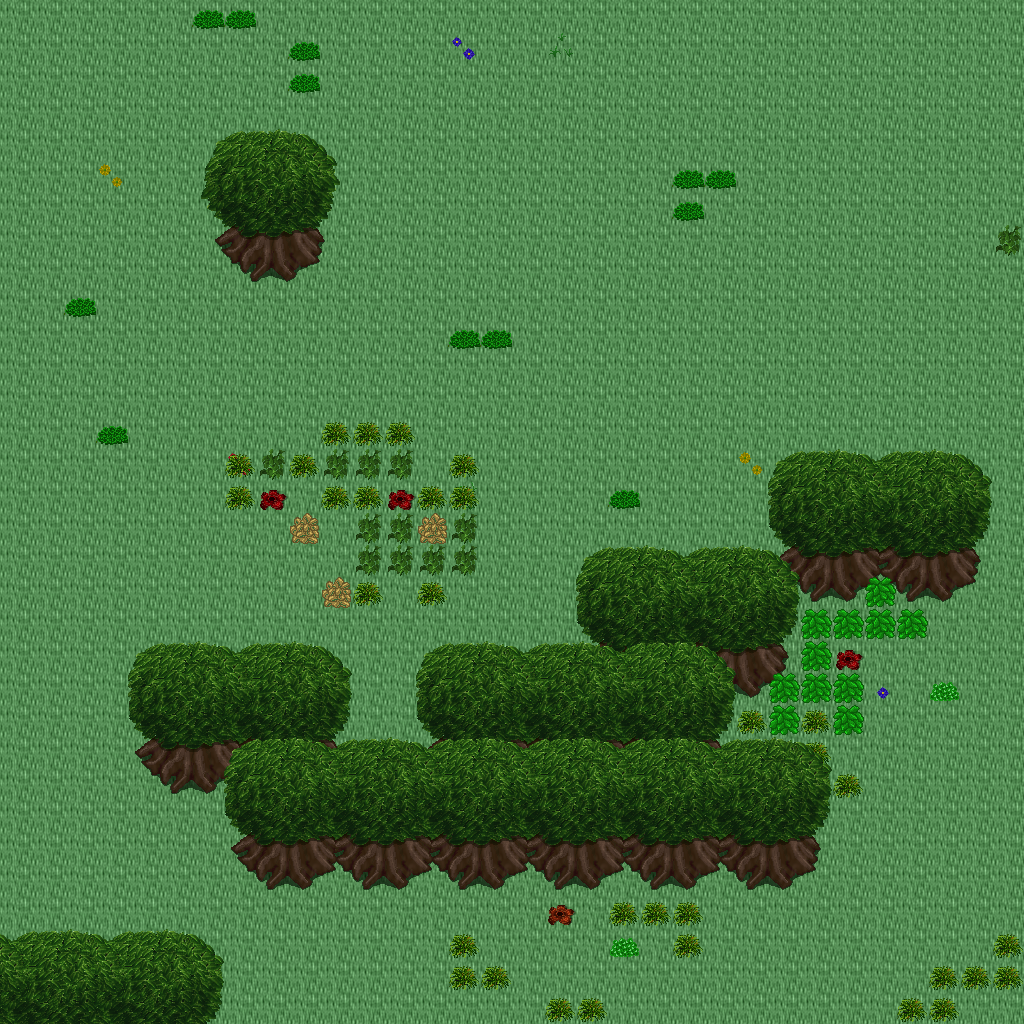

Below is a game level as drawn by its tile map, then a one-line description and the .tmx that defines it (tile-layer data replaced by summaries):
An orthogonal 32x32 tile map with 32x32 px tiles, 5 tile layers (Ground, Objects, Objects2, Above, ...), 1 hidden layer not drawn, 32 tilesets.

<map version="1.10" tiledversion="1.11.0" orientation="orthogonal" renderorder="right-down" width="32" height="32" tilewidth="32" tileheight="32" infinite="0" nextlayerid="11" nextobjectid="1">
 <tileset firstgid="1" name="building_wall_int_wall_pale" tilewidth="32" tileheight="32" tilecount="16" columns="2">
  <image source="../drawable/building_wall_int_wall_pale.png" width="64" height="256" />
 </tileset>
 <tileset firstgid="17" name="ground_ground" tilewidth="32" tileheight="32" tilecount="33" columns="3">
  <image source="../drawable/ground_ground.png" width="96" height="352" />
 </tileset>
 <tileset firstgid="50" name="plant_bush_bushes" tilewidth="32" tileheight="32" tilecount="10" columns="5">
  <image source="../drawable/plant_bush_bushes.png" width="160" height="64" />
 </tileset>
 <tileset firstgid="60" name="plant_flower_daisy_blue" tilewidth="32" tileheight="32" tilecount="8" columns="2">
  <image source="../drawable/plant_flower_daisy_blue.png" width="64" height="128" />
 </tileset>
 <tileset firstgid="68" name="plant_flower_daisy_red" tilewidth="32" tileheight="32" tilecount="8" columns="2">
  <image source="../drawable/plant_flower_daisy_red.png" width="64" height="128" />
 </tileset>
 <tileset firstgid="76" name="plant_flower_daisy_white" tilewidth="32" tileheight="32" tilecount="8" columns="2">
  <image source="../drawable/plant_flower_daisy_white.png" width="64" height="128" />
 </tileset>
 <tileset firstgid="84" name="plant_flower_daisy_yellow" tilewidth="32" tileheight="32" tilecount="8" columns="2">
  <image source="../drawable/plant_flower_daisy_yellow.png" width="64" height="128" />
 </tileset>
 <tileset firstgid="92" name="plant_tree_tree_green" tilewidth="32" tileheight="32" tilecount="88" columns="8">
  <image source="../drawable/plant_tree_tree_green.png" width="256" height="352" />
 </tileset>
 <tileset firstgid="180" name="ground_ladder_steps" tilewidth="32" tileheight="32" tilecount="6" columns="3">
  <image source="../drawable/ground_ladder_steps.png" width="96" height="64" />
 </tileset>
 <tileset firstgid="186" name="building_fence_wooden_brown_fence" tilewidth="32" tileheight="32" tilecount="42" columns="7">
  <image source="../drawable/building_fence_wooden_brown_fence.png" width="224" height="192" />
 </tileset>
 <tileset firstgid="228" name="ground_earth_edges" tilewidth="32" tileheight="32" tilecount="18" columns="6">
  <image source="../drawable/ground_earth_edges.png" width="192" height="96" />
 </tileset>
 <tileset firstgid="246" name="ground_grass_edges" tilewidth="32" tileheight="32" tilecount="36" columns="12">
  <image source="../drawable/ground_grass_edges.png" width="384" height="96" />
 </tileset>
 <tileset firstgid="282" name="ground_grass_corners" tilewidth="32" tileheight="32" tilecount="24" columns="6">
  <image source="../drawable/ground_grass_corners.png" width="192" height="128" />
 </tileset>
 <tileset firstgid="306" name="logic_collision" tilewidth="32" tileheight="32" tilecount="1" columns="1">
  <image source="../drawable/logic_collision.png" width="32" height="32" />
 </tileset>
 <tileset firstgid="307" name="plant_tree_apple_tree" tilewidth="32" tileheight="32" tilecount="9" columns="3">
  <image source="../drawable/plant_tree_apple_tree.png" width="96" height="96" />
 </tileset>
 <tileset firstgid="316" name="plant_flower_pointed_yellow" tilewidth="32" tileheight="32" tilecount="2" columns="2">
  <image source="../drawable/plant_flower_pointed_yellow.png" width="64" height="32" />
 </tileset>
 <tileset firstgid="318" name="plant_flower_planted_containers" tilewidth="32" tileheight="32" tilecount="16" columns="4">
  <image source="../drawable/plant_flower_planted_containers.png" width="128" height="128" />
 </tileset>
 <tileset firstgid="334" name="item_firewood" tilewidth="32" tileheight="32" tilecount="12" columns="3">
  <image source="../drawable/item_firewood.png" width="96" height="128" />
 </tileset>
 <tileset firstgid="346" name="plant_flower_hothouse_flowers" tilewidth="32" tileheight="32" tilecount="72" columns="6">
  <image source="../drawable/plant_flower_hothouse_flowers.png" width="192" height="384" />
 </tileset>
 <tileset firstgid="418" name="ground_water_pool" tilewidth="32" tileheight="32" tilecount="72" columns="3">
  <image source="../drawable/ground_water_pool.png" width="96" height="768" />
 </tileset>
 <tileset firstgid="490" name="ground_rock_rubble" tilewidth="32" tileheight="32" tilecount="9" columns="3">
  <image source="../drawable/ground_rock_rubble.png" width="96" height="96" />
 </tileset>
 <tileset firstgid="499" name="logic_portal" tilewidth="32" tileheight="32" tilecount="24" columns="8">
  <image source="../drawable/logic_portal.png" width="256" height="96" />
 </tileset>
 <tileset firstgid="523" name="logic_creature_animal" tilewidth="32" tileheight="32" tilecount="32" columns="8">
  <image source="../drawable/logic_creature_animal.png" width="256" height="128" />
 </tileset>
 <tileset firstgid="555" name="logic_item_resources" tilewidth="32" tileheight="32" tilecount="6" columns="6">
  <image source="../drawable/logic_item_resources.png" width="192" height="32" />
 </tileset>
 <tileset firstgid="561" name="ground_rock_rocks_3" tilewidth="32" tileheight="32" tilecount="16" columns="4">
  <image source="../drawable/ground_rock_rocks_3.png" width="128" height="128" />
 </tileset>
 <tileset firstgid="577" name="ground_rock_rocks" tilewidth="32" tileheight="32" tilecount="4" columns="2">
  <image source="../drawable/ground_rock_rocks.png" width="64" height="64" />
 </tileset>
 <tileset firstgid="581" name="logic_item_fruits" tilewidth="32" tileheight="32" tilecount="16" columns="8">
  <image source="../drawable/logic_item_fruits.png" width="256" height="64" />
 </tileset>
 <tileset firstgid="597" name="item_postbox" tilewidth="32" tileheight="32" tilecount="4" columns="2">
  <image source="../drawable/item_postbox.png" width="64" height="64" />
 </tileset>
 <tileset firstgid="601" name="plant_tree_umbrella_thorn" tilewidth="32" tileheight="32" tilecount="18" columns="6">
  <image source="../drawable/plant_tree_umbrella_thorn.png" width="192" height="96" />
 </tileset>
 <tileset firstgid="619" name="plant_grasses" tilewidth="32" tileheight="32" tilecount="6" columns="3">
  <image source="../drawable/plant_grasses.png" width="96" height="64" />
 </tileset>
 <tileset firstgid="625" name="building_house_pink_blue" tilewidth="32" tileheight="32" tilecount="99" columns="11">
  <image source="../drawable/building_house_pink_blue.png" width="352" height="288" />
 </tileset>
 <tileset firstgid="724" name="logic_creature_fowl" tilewidth="32" tileheight="32" tilecount="6" columns="6">
  <image source="../drawable/logic_creature_fowl.png" width="192" height="32" />
 </tileset>
 <layer id="1" name="Ground" width="32" height="32">
  <data>[1024 cells, 1024 non-empty, 1 distinct tile ids]</data>
 </layer>
 <layer id="2" name="Objects" width="32" height="32">
  <data>[1024 cells, 78 non-empty, 20 distinct tile ids]</data>
 </layer>
 <layer id="3" name="Objects2" width="32" height="32">
  <data>[1024 cells, 75 non-empty, 7 distinct tile ids]</data>
 </layer>
 <layer id="4" name="Above" width="32" height="32">
  <data>[1024 cells, 188 non-empty, 37 distinct tile ids]</data>
 </layer>
 <layer id="5" name="Above2" width="32" height="32">
  <data>[1024 cells, 36 non-empty, 5 distinct tile ids]</data>
 </layer>
 <layer id="6" name="Walkable" width="32" height="32" visible="0">
  <data>[1024 cells, 164 non-empty, 1 distinct tile ids]</data>
 </layer>
 <objectgroup id="7" name="Mapevents" />
 <objectgroup id="8" name="Spawn" />
 <objectgroup id="9" name="Keys" />
 <objectgroup id="10" name="Replace" />
</map>
